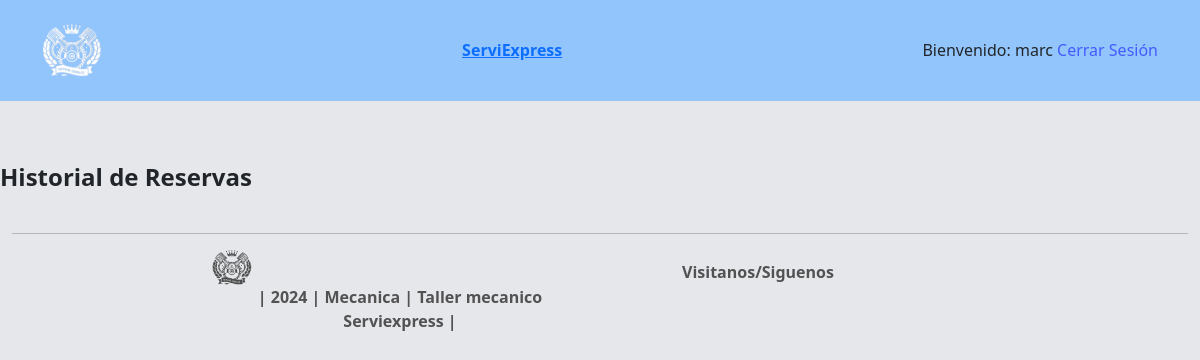
Page /reservas/historial/ (signed in) on the earlier database version.
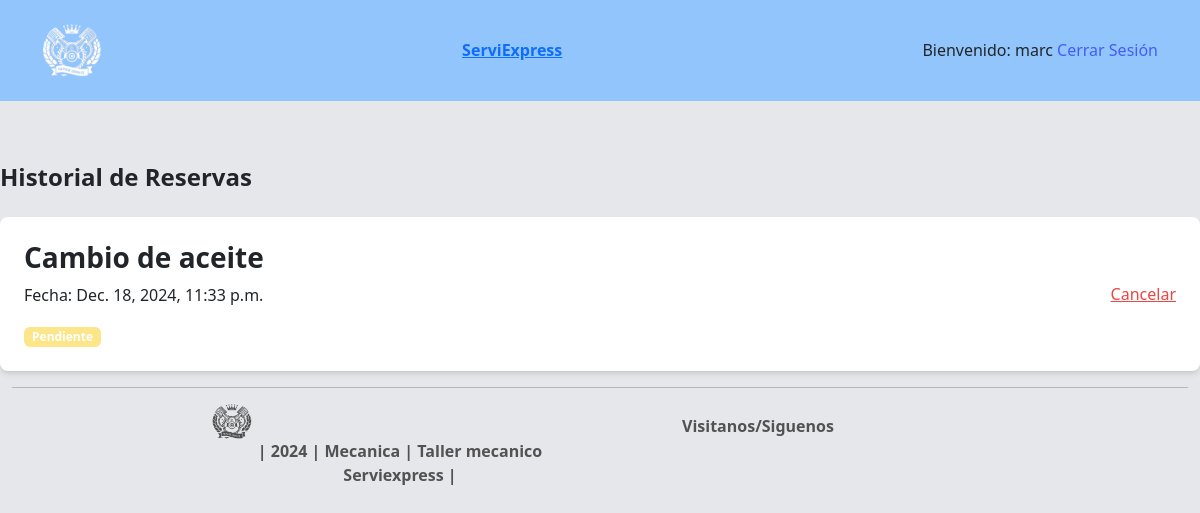
Same page on the later database version.
### usuarios/models.py (models this page shows)
class Usuario(AbstractUser):
    ROLES = (
        ('cliente', 'Cliente'),
        ('empleado', 'Empleado'),
        ('administrador', 'Administrador')
    )
    rol = models.CharField(max_length=20, choices=ROLES)
    telefono = models.CharField(max_length=15, blank=True)

### reservas/models.py (models this page shows)
class Reserva(models.Model): # agregado modelo reserva
    ESTADOS = (
        ('pendiente', 'Pendiente'),
        ('aceptada', 'Aceptada'),
        ('rechazada', 'Rechazada'),
        ('completada', 'Completada')
    )
    cliente = models.ForeignKey(Usuario, on_delete=models.CASCADE, related_name='reservas')
    servicio = models.ForeignKey(Servicio, on_delete=models.CASCADE)
    empleado = models.ForeignKey(Usuario, on_delete=models.SET_NULL, null=True, related_name='reservas_atendidas')
    fecha = models.DateTimeField()
    estado = models.CharField(max_length=20, choices=ESTADOS, default='pendiente')

### servicios/models.py (models this page shows)
class Servicio(models.Model): # agregado modelo servicio
    nombre = models.CharField(max_length=100)
    descripcion = models.TextField()
    precio = models.DecimalField(max_digits=10, decimal_places=2)
    productos_requeridos = models.ManyToManyField(Producto, related_name='servicios')

### reservas/views.py (the view)
# urls.py: path('historial/', historial_reservas, name='historial'), # agregado para mostrar historial_reservas.html
@login_required # agregado por que requiere del inicio de sesion
def historial_reservas(request): # agregado para mostrar una reserva
    reservas = Reserva.objects.filter(cliente=request.user)
    return render(request, 'reservas/historial_reservas.html', {'reservas': reservas})

### reservas/templates/reservas/historial_reservas.html (shortened to what this page needs)
{% extends 'base.html' %}
{% block content %}
<h1 class="text-2xl font-bold mb-6">Historial de Reservas</h1>
<div class="grid gap-4">
    {% for reserva in reservas %}
    <div class="bg-white p-4 rounded-lg shadow-md flex justify-between items-center">
        <div>
            <h3 class="font-bold">{{ reserva.servicio.nombre }}</h3>
            <p>Fecha: {{ reserva.fecha }}</p>
            <span class="badge
                {% if reserva.estado == 'pendiente' %}bg-yellow-200{% endif %}
                px-2 py-1 rounded">
                {{ reserva.get_estado_display }}
            </span>
        </div>
        {% if reserva.estado == 'pendiente' %}
        <a href="{% url 'reservas:cancelar' reserva.id %}"
           class="text-red-500 hover:text-red-700">Cancelar</a>
        {% endif %}
    </div>
    {% endfor %}
</div>
{% endblock %}

### templates/base.html (shortened to what this page needs)
{% load static %}
<!DOCTYPE html>
<html lang="es">
<head>
    <link href="https://cdn.jsdelivr.net/npm/tailwindcss@2.2.19/dist/tailwind.min.css" rel="stylesheet">
    <link
    href="https://cdn.jsdelivr.net/npm/bootstrap@5.3.2/dist/css/bootstrap.min.css" rel="stylesheet"
/>
    <link rel="stylesheet" type="text/css" href="{% static 'css/estilos.css' %}">
</head>
<body class="bg-gray-200">
    <head>
        <nav class="bg-blue-300 p-4">
            <div class="container mx-auto flex justify-between items-center">
                <a href="/"><img src="{% static 'img/logo.png' %}" width="60" style="cursor: pointer;"></a>
                <a href="/" class="font-bold">ServiExpress</a>
                <div class="">
                    {% if user.is_authenticated %}
                        <span>Bienvenido: {{ user.username }} </span>
                        <a href="{% url 'logout' %}" class="link-custom">Cerrar Sesión</a>
                    {% else %}
                        <a href="{% url 'login' %}" class="link-custom">Iniciar Sesión</a>
                        <a href="{% url 'registro' %}" class="link-custom">Registrarse</a>
                    {% endif %}
                </div>
            </div>
        </nav>
    </head>
    <main class="">
        {% block content %}{% endblock %}
    </main>
    <footer class=" text-center">
        <div class="copyright">
            <div class="container-fluid">
                <hr>
                <div class="row">
                    <div class="col-2"></div>
                    <div class="col-4 txt-plomo">
                        <p><b><a href="/"> <img src="{% static 'img/logo1.png' %}" width="40"></a> | 2024 | Mecanica | Taller mecanico Serviexpress |</b></p>
                    </div>
                    <div class="col-4 t700">
                        <ul class="nav justify-content-center">
                            <li class="txt-plomo ">Visitanos/Siguenos</li>
                            <li><a class="text-decoration-none txt-plomo" href="https://www.facebook.com/?locale=es_LA"><i class="fa fa-brands fa-facebook px-2"></i></a></li>
                            <li><a class="text-decoration-none" href="https://www.instagram.com/"><i class="fa fa-brands fa-instagram px-2"></i></a></li>
                            <li><a class="text-decoration-none" href="https://twitter.com/?lang=es"><i class="fa fa-brands fa-twitter px-2"></i></a></li>
                        </ul>
                    </div>
                    <div class="col-2"></div>
                </div>
            </div>
        </div>
    </footer>
</body>
</html>

### core/static/css/estilos.css (style rules this page uses)
.txt-plomo { color: rgb(83, 82, 82) }
.t700 { font-weight: 700; }
body { background-color: rgb(218, 218, 218); }
main { margin-top: 60px; }
li { margin: 10px 0; }
li a { color: #808080; text-decoration: none; font-weight: 700; padding: 0 6px; }
.link-custom { text-decoration: none !important; color: rgba(0, 0, 255, 0.541); }

Differences in the rows shown:
added Reserva: servicio.nombre "Cambio de aceite", fecha "Dec. 18, 2024, 11:33 p.m.", estado "Pendiente", shows "Cancelar"
